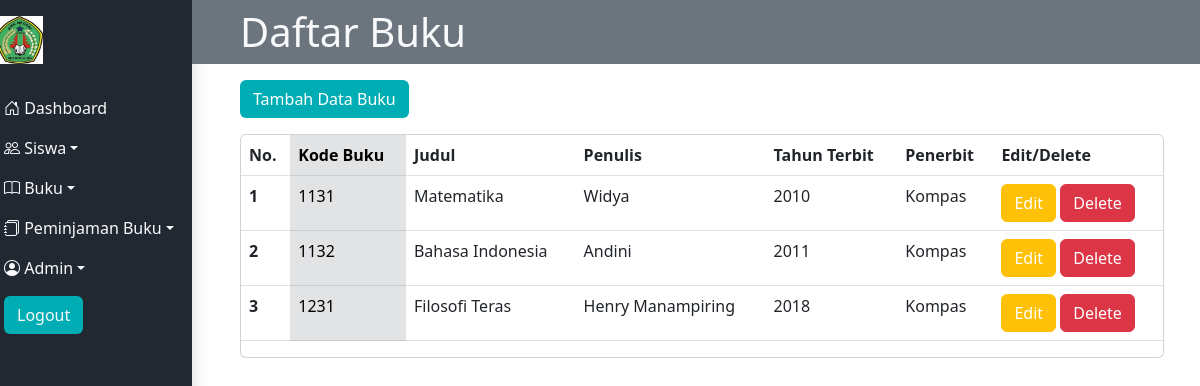
/daftar_buku.php (signed in), run on the app's committed database.
### tables this page shows
CREATE TABLE `buku` (
  `kode_buku` int(20) NOT NULL,
  `judul` varchar(100) NOT NULL,
  `penulis` varchar(50) NOT NULL,
  `tahun_terbit` int(10) NOT NULL,
  `penerbit` varchar(20) NOT NULL
);

### koneksi.php (called while the page is built, shortened)
<?php
$conn = mysqli_connect("localhost", "root", "", "latihan");
function ambil_data($data){
    global $conn;
    $result = mysqli_query($conn, $data);
    $rows = [];
    while($row = mysqli_fetch_assoc($result)){
        $rows[] = $row;
    }
    return $rows;
}

### daftar_buku.php (the view, shortened to what this page needs)
<?php
require 'koneksi.php';
$buku = ambil_data("SELECT * FROM buku");
?>
<!DOCTYPE html>
<html lang="en">
<head>
    <link rel="stylesheet" href="style.css">
    <link href="https://cdn.jsdelivr.net/npm/bootstrap@5.2.0/dist/css/bootstrap.min.css" rel="stylesheet">
    <link rel="stylesheet" href="https://cdn.jsdelivr.net/npm/bootstrap-icons@1.9.1/font/bootstrap-icons.css">
</head>
<body>
    <div class="main-container row">
        <div class="col-2 p-0"><?php include("navbar.php") ?></div>
        <div class="content col-10 p-0">
            <div class="bg-secondary">
                <div class="container pt-2 pb-2 pe-5 ps-5 text-light">
                    <h1 class="m-0">Daftar Buku</h1>
                </div>
            </div>
            <div class="container ps-5 pe-5 pt-2 pb-2">
                <div class="mt-2">
                    <button type="button" class="btn" style="background-color: #00ADB5;"><a class="text-decoration-none d-block text-white" aria-current="page" href="tambah_buku.php">Tambah Data Buku</a></button>
                </div>
            </div>
            <div class="container ps-5 pe-5 pt-2 pb-2">
                <div class="card">
                    <table class="table">
                        <thead>
                            <tr>
                                <th scope="col">No.</th>
                                <th scope="col" class="table-secondary">Kode Buku</th>
                                <th scope="col">Judul</th>
                                <th scope="col">Penulis</th>
                                <th scope="col">Tahun Terbit</th>
                                <th scope="col">Penerbit</th>
                                <th scope="col">Edit/Delete</th>
                            </tr>
                        </thead>
                        <tbody>
                            <?php $i = 1; ?>
                            <?php foreach ($buku as $data_buku) : ?>
                                <tr>
                                    <th scope="row"><?= $i; ?></th>
                                    <td class="table-secondary"><?= $data_buku["kode_buku"]; ?></td>
                                    <td><?= $data_buku["judul"]; ?></td>
                                    <td><?= $data_buku["penulis"]; ?></td>
                                    <td><?= $data_buku["tahun_terbit"]; ?></td>
                                    <td><?= $data_buku["penerbit"]; ?></td>
                                    <td>
                                        <button class="btn btn-warning"><a href="" class="text-decoration-none d-block text-white">Edit</a></button>
                                        <button class="btn btn-danger"><a href="" class="text-decoration-none d-block text-white">Delete</a></button>
                                    </td>
                                </tr>
                                <?php $i++; ?>
                            <?php endforeach; ?>
                        </tbody>
                    </table>
                </div>
            </div>
        </div>
    </div>
</body>
</html>

### style.css (style rules this page uses)
body { background: white; overflow-x: hidden; }
.content { min-height: 100vh; width: 100%; }

### data on the page
buku: kode_buku "1131", judul "Matematika", penulis "Widya", tahun_terbit "2010", penerbit "Kompas"
buku: kode_buku "1132", judul "Bahasa Indonesia", penulis "Andini", tahun_terbit "2011", penerbit "Kompas"
buku: kode_buku "1231", judul "Filosofi Teras", penulis "Henry Manampiring", tahun_terbit "2018", penerbit "Kompas"
